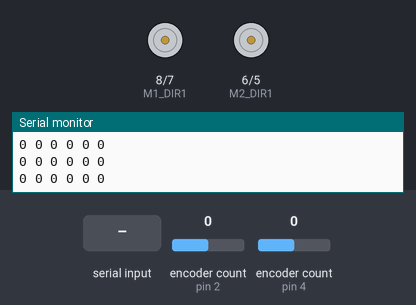
A sketch run on a simulated Arduino Uno, built with avr-gcc and run on an emulated ATmega328P. Parts: motor-driver pin pairs drawn as motors (green arrow = first pin HIGH = forward, orange = second pin HIGH = backward, longer = more drive, scaled by the enable pin), the last lines printed to the serial monitor. The test bench sets the inputs (shaded band); at power-on: encoder count (sensors on pin 2, pin 4) 0.

Above: at 1.2 s.
1.3 s: encoder count (sensor on pin 2) set to 4
At 1.6 s:
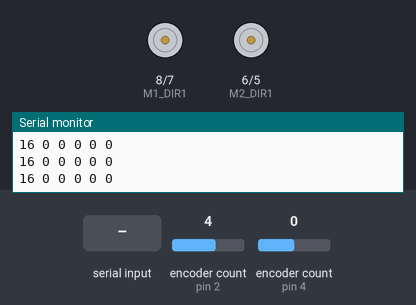
2.8 s: encoder count (sensor on pin 4) set to 4
At 4.0 s:
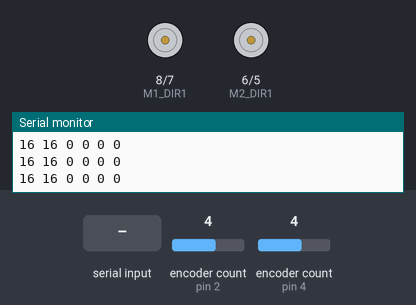
4.3 s: "L 45\n" received over Serial
At 4.8 s:
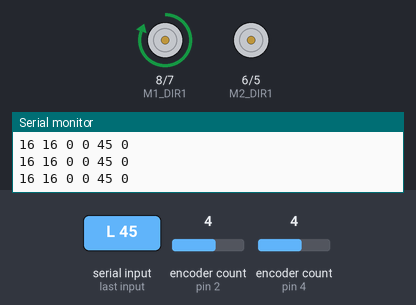
5.8 s: "R 45\n" received over Serial
7.7 s: encoder count (sensor on pin 4) set to 8
At 8.8 s:
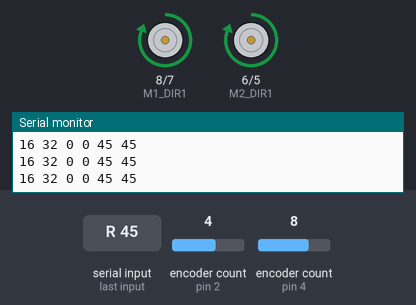
9.2 s: encoder count (sensor on pin 2) set to 3
At 10.1 s:
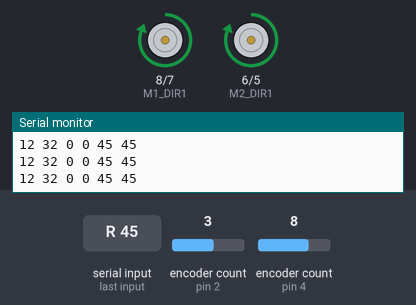
Timing chart, 0 to 11.7 s (numbered marks = the images above; inputs shaded):
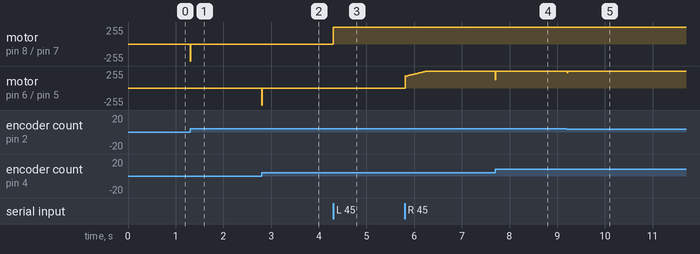

Measured:
- after the input at 1.3 s, motor on pin 8 (M1_DIR1) / pin 7 (M1_DIR2): stopped → backward 255/255 at once, → stopped 0.01 s later
- after the input at 2.8 s, motor on pin 6 (M2_DIR1) / pin 5 (M2_DIR2): stopped → backward 255/255 at once, → stopped 0.01 s later
- after the input at 4.3 s, motor on pin 8 (M1_DIR1) / pin 7 (M1_DIR2): stopped → forward 255/255 at once
- after the input at 7.7 s, motor on pin 6 (M2_DIR1) / pin 5 (M2_DIR2): forward 255/255 → forward 122/255 at once, → forward 255/255 0.01 s later
- after the input at 9.2 s, motor on pin 6 (M2_DIR1) / pin 5 (M2_DIR2): forward 255/255 → forward 227/255 at once, → forward 255/255 0.01 s later

The sketch:

trackbot_motor_control.ino
```cpp
/*
 * TrackBot — Low-level motor control for ATmega32U4 (LattePanda Sigma)
 *
 * Protocol (serial, 115200 baud):
 *   INPUT:  "L <speed> R <speed>\n"   speed = -255 .. 255
 *   OUTPUT: "<encL> <encR> <spdL> <spdR>\n"   @ 20Hz
 *
 * Pins:
 *   M1: PWM=9, DIR1=8, DIR2=7, ENCA=2, ENCB=3
 *   M2: PWM=10, DIR1=6, DIR2=5, ENCA=4, ENCB=12
 */

#include <Encoder.h>

// ── Pin assignments ───────────────────────────────────
#define M1_PWM    9
#define M1_DIR1   8
#define M1_DIR2   7
#define M2_PWM    10
#define M2_DIR1   6
#define M2_DIR2   5

#define M1_ENCA   2
#define M1_ENCB   3
#define M2_ENCA   4
#define M2_ENCB   12

// ── Constants ─────────────────────────────────────────
#define BAUD        115200
#define CTRL_HZ     100
#define REPORT_HZ   20
#define ENCODER_PPR 48
#define PWM_RANGE   255
#define DEADBAND    15

#define SERIAL_BUF  32

// ── Global state ──────────────────────────────────────
Encoder encLeft(M1_ENCA, M1_ENCB);
Encoder encRight(M2_ENCA, M2_ENCB);

int16_t targetSpeedL = 0;
int16_t targetSpeedR = 0;
int16_t currentSpeedL = 0;
int16_t currentSpeedR = 0;

long lastEncL = 0;
long lastEncR = 0;
unsigned long lastCtrlUs = 0;
unsigned long lastReportMs = 0;

// PID state
float kp = 1.0, ki = 0.1, kd = 0.05;
float integralL = 0, integralR = 0;
int lastErrorL = 0, lastErrorR = 0;
const float integralLimit = 200;

// ── Command buffer ────────────────────────────────────
char serialBuf[SERIAL_BUF];
uint8_t serialIdx = 0;

// ── Forward declarations ──────────────────────────────
void parseCommand();
void setMotor(int pwm, int dir1, int dir2, int16_t speed);
void controlLoop();
void reportState();

// ── Setup ─────────────────────────────────────────────
void setup() {
  pinMode(M1_PWM, OUTPUT);
  pinMode(M1_DIR1, OUTPUT);
  pinMode(M1_DIR2, OUTPUT);
  pinMode(M2_PWM, OUTPUT);
  pinMode(M2_DIR1, OUTPUT);
  pinMode(M2_DIR2, OUTPUT);

  setMotor(M1_PWM, M1_DIR1, M1_DIR2, 0);
  setMotor(M2_PWM, M2_DIR1, M2_DIR2, 0);

  Serial.begin(BAUD);
  while (!Serial) { delay(10); }

  // Timer1 for PWM on pins 9,10 at 5kHz
  TCCR1A = _BV(WGM10) | _BV(WGM11);
  TCCR1B = _BV(WGM13) | _BV(WGM12) | _BV(CS11);
  ICR1 = 400;

  lastCtrlUs = micros();
  lastReportMs = millis();
}

// ── Main loop ─────────────────────────────────────────
void loop() {
  // Read serial
  while (Serial.available() > 0) {
    char c = Serial.read();
    if (c == '\n' || serialIdx >= SERIAL_BUF - 1) {
      serialBuf[serialIdx] = '\0';
      parseCommand();
      serialIdx = 0;
    } else if (c != '\r') {
      serialBuf[serialIdx++] = c;
    }
  }

  // 100Hz control loop
  unsigned long now = micros();
  if (now - lastCtrlUs >= 10000) {
    controlLoop();
    lastCtrlUs = now;
  }

  // 20Hz state report
  unsigned long nowMs = millis();
  if (nowMs - lastReportMs >= 50) {
    reportState();
    lastReportMs = nowMs;
  }
}

// ── Parse "L <speed> R <speed>" ────────────────────────
void parseCommand() {
  char *p = serialBuf;
  while (*p == ' ') p++;

  if (p[0] == 'L' && p[1] == ' ') {
    int val = atoi(p + 2);
    targetSpeedL = constrain(val, -PWM_RANGE, PWM_RANGE);
  } else if (p[0] == 'R' && p[1] == ' ') {
    int val = atoi(p + 2);
    targetSpeedR = constrain(val, -PWM_RANGE, PWM_RANGE);
  }

  // Handle "L ... R ..." on one line
  char *r = strstr(p, " R ");
  if (r) {
    int val = atoi(r + 3);
    targetSpeedR = constrain(val, -PWM_RANGE, PWM_RANGE);
  }
}

// ── Set motor speed (-255..255) ────────────────────────
void setMotor(int pwm, int dir1, int dir2, int16_t speed) {
  if (speed > DEADBAND) {
    digitalWrite(dir1, HIGH);
    digitalWrite(dir2, LOW);
    analogWrite(pwm, speed);
  } else if (speed < -DEADBAND) {
    digitalWrite(dir1, LOW);
    digitalWrite(dir2, HIGH);
    analogWrite(pwm, -speed);
  } else {
    digitalWrite(dir1, LOW);
    digitalWrite(dir2, LOW);
    analogWrite(pwm, 0);
  }
}

// ── PID velocity control (100Hz) ──────────────────────
void controlLoop() {
  long nowEncL = encLeft.read();
  long nowEncR = encRight.read();
  long deltaL = nowEncL - lastEncL;
  long deltaR = nowEncR - lastEncR;
  lastEncL = nowEncL;
  lastEncR = nowEncR;

  // Speed in encoder ticks per 100Hz tick (scaled to -255..255 range)
  currentSpeedL = constrain(deltaL * 2, -PWM_RANGE, PWM_RANGE);
  currentSpeedR = constrain(deltaR * 2, -PWM_RANGE, PWM_RANGE);

  // PID compute
  int errorL = targetSpeedL - currentSpeedL;
  int errorR = targetSpeedR - currentSpeedR;

  integralL += errorL * 0.1;
  integralR += errorR * 0.1;
  integralL = constrain(integralL, -integralLimit, integralLimit);
  integralR = constrain(integralR, -integralLimit, integralLimit);

  float derivL = (errorL - lastErrorL);
  float derivR = (errorR - lastErrorR);
  lastErrorL = errorL;
  lastErrorR = errorR;

  int16_t outL = (int16_t)(kp * errorL + ki * integralL + kd * derivL);
  int16_t outR = (int16_t)(kp * errorR + ki * integralR + kd * derivR);

  setMotor(M1_PWM, M1_DIR1, M1_DIR2, outL);
  setMotor(M2_PWM, M2_DIR1, M2_DIR2, outR);
}

// ── Report state to serial (20Hz) ─────────────────────
void reportState() {
  Serial.print(encLeft.read());
  Serial.print(' ');
  Serial.print(encRight.read());
  Serial.print(' ');
  Serial.print(currentSpeedL);
  Serial.print(' ');
  Serial.print(currentSpeedR);
  Serial.print(' ');
  Serial.print(targetSpeedL);
  Serial.print(' ');
  Serial.println(targetSpeedR);
}
```
